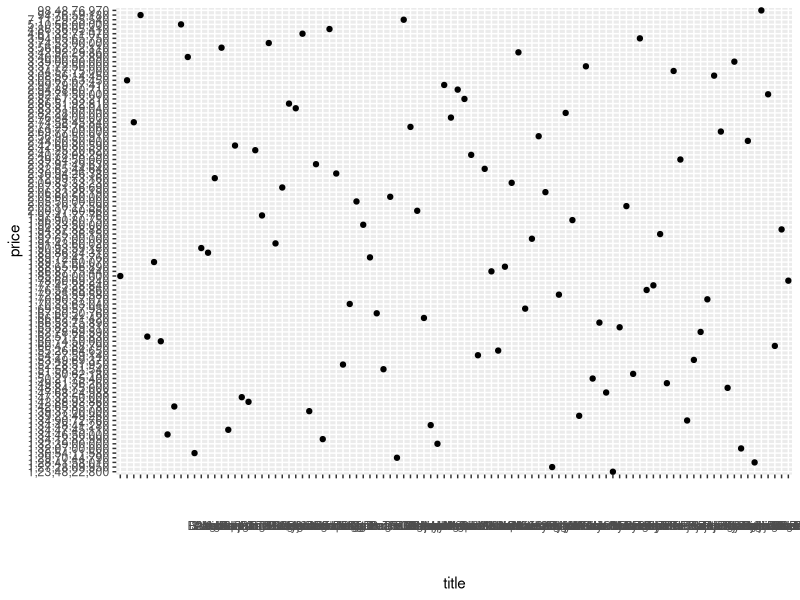
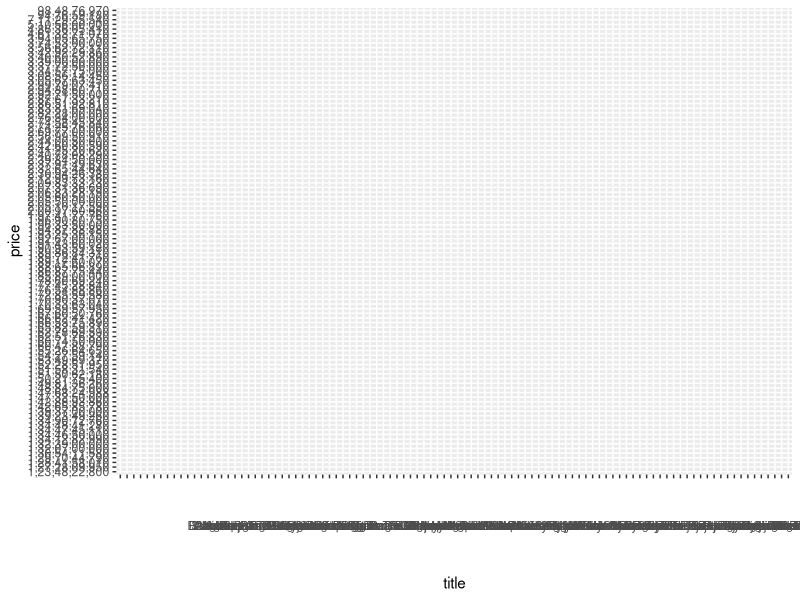
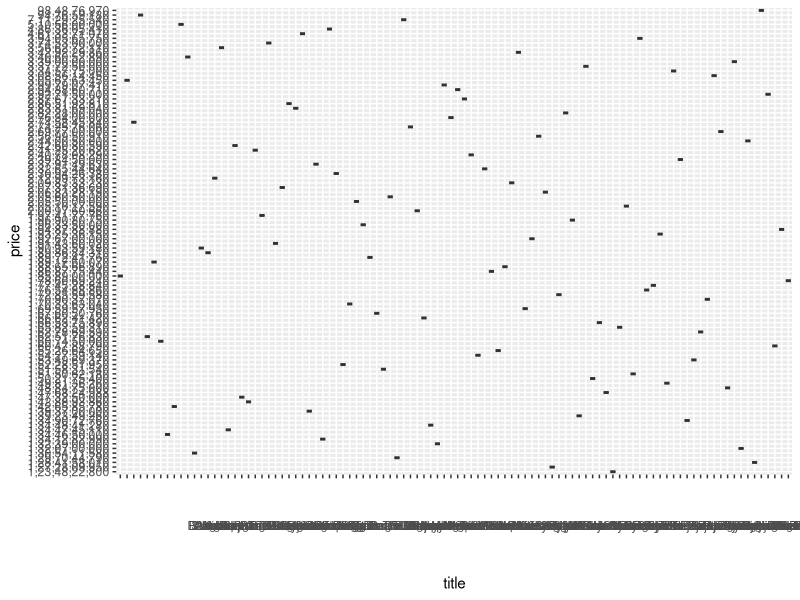

Source code (R) for these figures, in order:
dataset = read.csv("movies.csv")
movie<-read.csv("movies.csv")
View(movie)
library(ggplot2)

ggplot(movie,aes(x=title,y=price))+
  geom_point()

ggplot(movie,aes(x=title,y=price,))+
  geom_line()

ggplot(movie,aes(x=title,y=price))+
  geom_boxplot()
